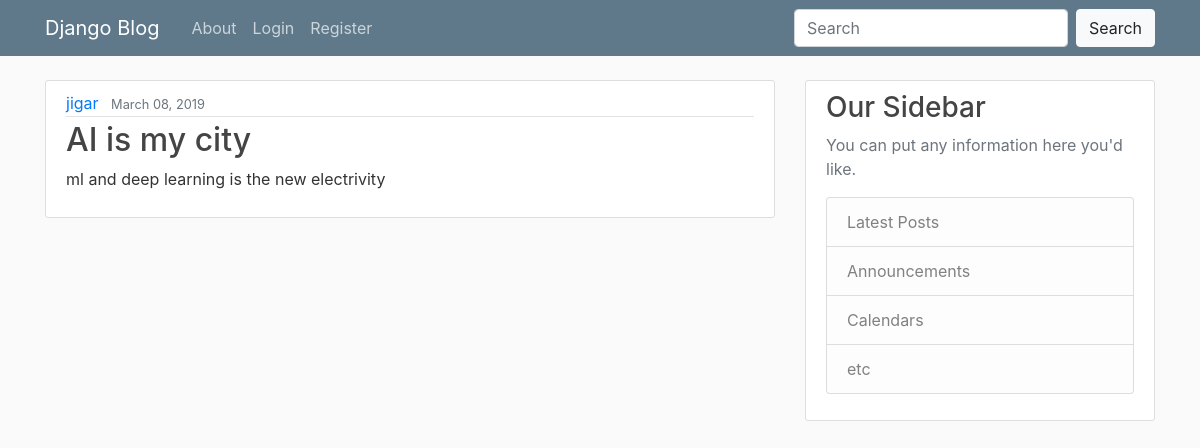
The app's page /post/2/ with its own data.
### blog/models.py (models this page shows, shortened)
class Post(models.Model):
    title = models.CharField(max_length=100)
    content = models.TextField()
    date_posted = models.DateTimeField(default=timezone.now)
    author = models.ForeignKey(User, on_delete=models.CASCADE)

### blog/views.py (the view)
# urls.py: path('post/<int:pk>/',PostDetailView.as_view(),name='post-detail'),
class PostDetailView(DetailView):
    model = Post
    context_object_name = 'post'

### blog/templates/blog/post_detail.html (shortened to what this page needs)
{% extends "blog/base.html" %}
{% block content %}
        <article class="media content-section">
          <div class="media-body">
            <div class="article-metadata">
              <a class="mr-2" href="#">{{ post.author }}</a>
              <small class="text-muted">{{ post.date_posted|date:"F d, Y" }}</small>
            </div>
            <h2 class="article-title" >{{ post.title }}</h2>
            <p class="article-content">{{ post.content }}</p>
          </div>
        </article>
{% endblock content %}

### blog/static/blog/main.css (style rules this page uses)
body { background: #fafafa; color: #333333; margin-top: 5rem; }
h1, h2, h3, h4, h5, h6 { color: #444444; }
.content-section { background: #ffffff; padding: 10px 20px; border: 1px solid #dddddd; border-radius: 3px; margin-bottom: 20px; }
.article-title { color: #444444; }
.article-content { white-space: pre-line; }
.article-metadata { padding-bottom: 1px; margin-bottom: 4px; border-bottom: 1px solid #e3e3e3 }

### records on screen
Post: author "jigar", date_posted "March 08, 2019", title "AI is my city", content "ml and deep learning is the new electrivity"
